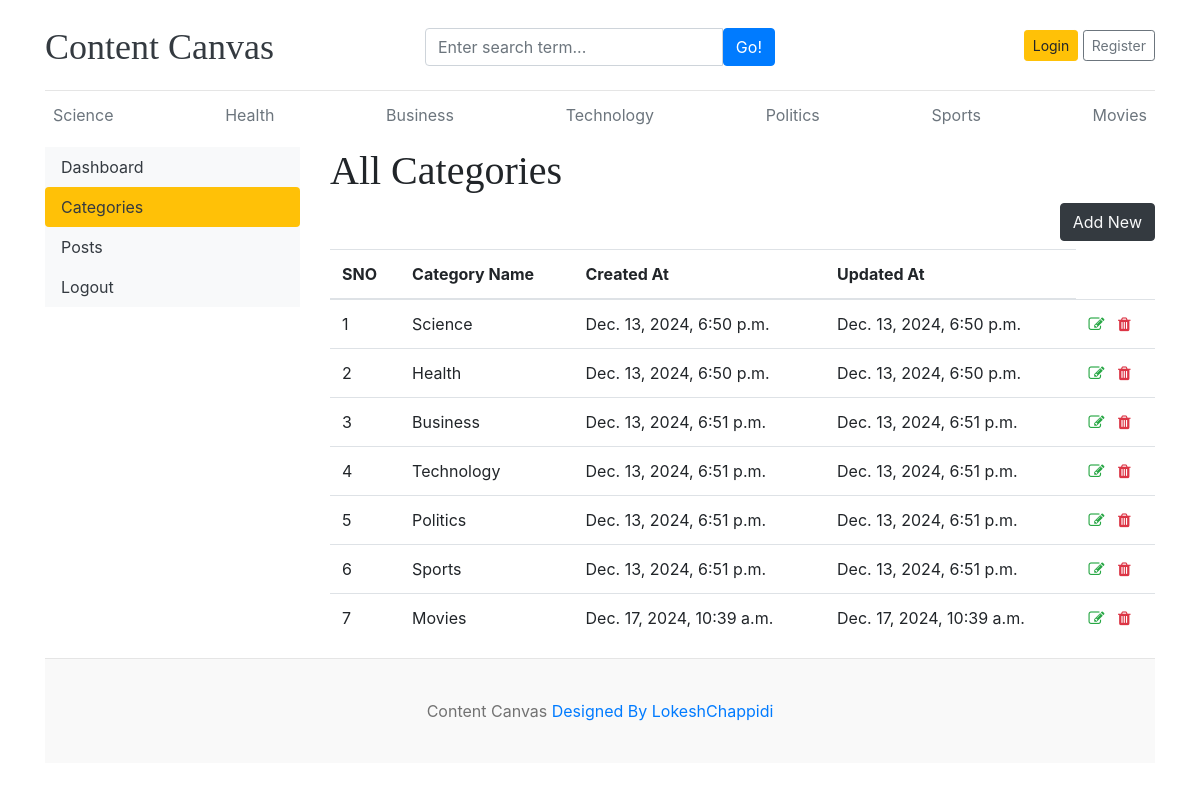
/dashboard/categories/, run on the app's committed database.
### blog/models.py (models this page shows)
class Category(models.Model):
    category_name=models.CharField(max_length=50,unique=True)
    created_at=models.DateTimeField(auto_now_add=True)
    updated_at=models.DateTimeField(auto_now_add=True)
    class Meta:
        verbose_name_plural='categories'
    def __str__(self):
        return self.category_name

### dashboards/views.py (the view)
# urls.py: path('categories/',views.categories,name='categories'),
def categories(request):
    return render(request,'dashboard/categories.html')

### blog/context_processors.py (called while the page is built)
def get_categories(request):
    categories=Category.objects.all()
    return dict(categories=categories)

def get_social_links(request):
    social_links=SocialLink.objects.all()
    return dict(social_links=social_links)

### templates/dashboard/categories.html (shortened to what this page needs)
{% extends 'base.html' %}
{% block content %}
<div class="row">
{% include 'dashboard/sidebar.html' %}
<div class="col-md-9">
   <h1>All Categories</h1>
   <a href="{% url 'add_category' %}" class="btn btn-dark text-light float-right mb-2">Add New</a>
   <table class="table table-hover">
   <thead>
   <tr>
   <th scope="col">SNO</th>
   <th scope="col">Category Name</th>
   <th scope="col">Created At</th>
   <th scope="col">Updated At</th>
   </tr>
   <tbody>
    {% for cat in categories  %}
    <tr>
        <td>{{forloop.counter}}</td>
        <td>{{cat}}</td>
        <td>{{cat.created_at}}</td>
        <td>{{cat.updated_at}}</td>
        <td>
            <a href="{% url 'edit_category' cat.id %}"><i class="fa fa-edit text-success"></i></a>
            <a href="{% url 'delete_category' cat.id %}"><i class="fa fa-trash text-danger"></i></a>
        </td>
    </tr>
    {% endfor %}
   </tbody>
   </thead>
   </table>
</div>
</div>
{% endblock %}

### templates/base.html (shortened to what this page needs)
{% load static %}
<!DOCTYPE html>
<html lang="en">
<head>
    <link href="https://getbootstrap.com/docs/4.0/dist/css/bootstrap.min.css" rel="stylesheet">
    <link href="{% static "css/cc.css" %}" rel="stylesheet">
    <link rel="stylesheet" href="https://cdnjs.cloudflare.com/ajax/libs/font-awesome/4.7.0/css/font-awesome.min.css">
  </head>
<body>
    <div class="container">
      <header class="blog-header py-3">
        <div class="row flex-nowrap justify-content-between align-items-center">
          <div class="col-4 pt-1">
            <a class="blog-header-logo text-dark" href="/">Content Canvas</a>
          </div>
           <div class="col-4 pt-1">
            <form action="{% url 'search' %}" method="GET">
             <div class="input-group">
                    <input class="form-control" type="text" name="keyword" value="{{keyword}}" placeholder="Enter search term..." aria-label="Enter search term..." aria-describedby="button-search" />
                    <button type="submit" class="btn btn-primary" id="button-search" type="button">Go!</button>
              </div>
             </form>
            </div>
          <div class="col-4 d-flex justify-content-end align-items-center">
           {% if not user.is_authenticated %}
            <a class="btn btn-sm btn-warning" href="{% url 'login' %}">Login</a> &nbsp;
            <a class="btn btn-sm btn-outline-secondary" href="{% url 'register' %}">Register</a>
          </div>
           {% else %}
           <span><a href="{% url 'dashboard' %}">Dashboard</a><span>
           <span><a href="{% url 'logout' %}"> Logout</a></span>
           {% endif %}
        </div>
      </header>
      <div class="nav-scroller py-1 mb-2">
        <nav class="nav d-flex justify-content-between">
          {% for cat in categories %}
          <a class="p-2 text-muted" href="{% url 'posts_by_category' cat.id %}">{{cat.category_name}}</a>
          {% endfor %}
        </nav>
      </div>
{% block content %}
{% endblock  %}
<footer class="blog-footer">
    <p>Content Canvas  <a href="#">Designed By LokeshChappidi</a></p>
  </footer>
  </body>
  </html>

### templates/dashboard/sidebar.html
<div class="col-md-3">
    <div class="nav flex-column nav-pills bg-light" arial-orientation="vertical">
    <a href="{% url 'dashboard' %}" class="nav-link text-dark {% if '/dashboard/' == request.path %}bg-warning{% endif %}">Dashboard</a>
    <a href="{% url 'categories' %}" class="nav-link text-dark {% if '/categories/' in request.path %}bg-warning{% endif %}">Categories</a>
    <a href="{% url 'posts' %}" class="nav-link text-dark {% if '/posts/' in request.path %}bg-warning{% endif %}">Posts</a>
    <a href="{% url 'logout' %}" class="nav-link text-dark {% if '/logout/' in request.path %}bg-warning{% endif %}">Logout</a>
    </div>
</div>

### contentcanvas/static/css/cc.css (style rules this page uses)
.blog-header { border-bottom: 1px solid #e5e5e5; }
.blog-header-logo { font-family: "Playfair Display", Georgia, "Times New Roman", serif; font-size: 2.25rem; }
h1, h2, h3, h4, h5, h6 { font-family: "Playfair Display", Georgia, "Times New Roman", serif; }
.blog-footer { padding: 2.5rem 0; color: #727272; text-align: center; background-color: #f9f9f9; border-top: .05rem solid #e5e5e5; }
.blog-footer p:last-child { margin-bottom: 0; }

### data on the page
Category: category_name "Science", created_at "Dec. 13, 2024, 6:50 p.m.", updated_at "Dec. 13, 2024, 6:50 p.m."
Category: category_name "Health", created_at "Dec. 13, 2024, 6:50 p.m.", updated_at "Dec. 13, 2024, 6:50 p.m."
Category: category_name "Business", created_at "Dec. 13, 2024, 6:51 p.m.", updated_at "Dec. 13, 2024, 6:51 p.m."
Category: category_name "Technology", created_at "Dec. 13, 2024, 6:51 p.m.", updated_at "Dec. 13, 2024, 6:51 p.m."
Category: category_name "Politics", created_at "Dec. 13, 2024, 6:51 p.m.", updated_at "Dec. 13, 2024, 6:51 p.m."
Category: category_name "Sports", created_at "Dec. 13, 2024, 6:51 p.m.", updated_at "Dec. 13, 2024, 6:51 p.m."
Category: category_name "Movies", created_at "Dec. 17, 2024, 10:39 a.m.", updated_at "Dec. 17, 2024, 10:39 a.m."
